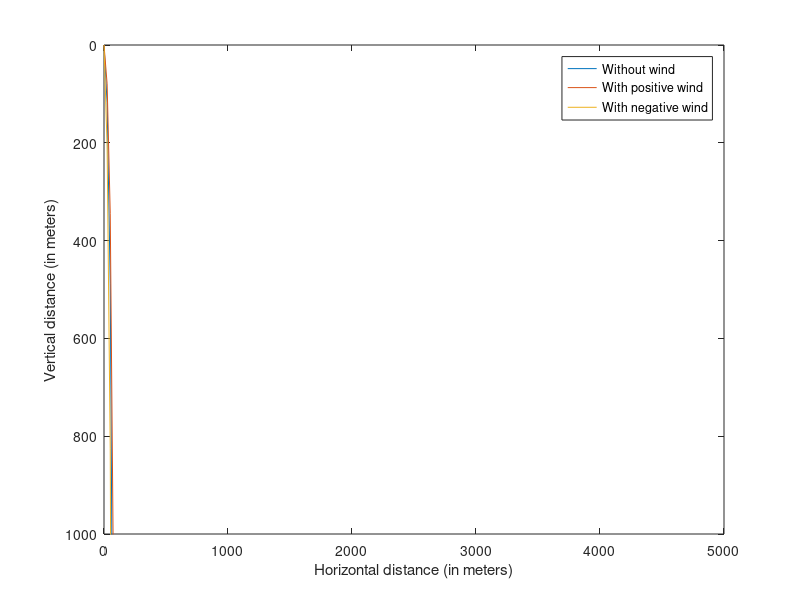

Write the MATLAB code that produced this figure.
g=9.8;
u=input('enter the  value of speed ');
w=input('enter the wind velocity w.r.t. airplane ');
x= linspace(0,5000,200);
y=(1/0.04)*log(cosh( (exp(0.04*x)-1) *sqrt(g*0.04)/(u*0.04) ) );%new equation which is plotted
y1=(1/0.04)*log(cosh( (exp(0.04*x)-1) *sqrt(g*0.04)/((u+2)*0.04) ) );
y2=(1/0.04)*log(cosh( (exp(0.04*x)-1) *sqrt(g*0.04)/((u-2)*0.04) ) );
h1=axes;
%plot(x,y,x,y2);
plot(x,y,x,y1,x,y2);
%xlim([0 10000]);
ylim([0 1000]);
%set(gca,'Xscale','log');
set(h1, 'Ydir', 'reverse');
xlabel('Horizontal distance (in meters)');
ylabel('Vertical distance (in meters)');
legend('Without wind','With positive wind','With negative wind');
